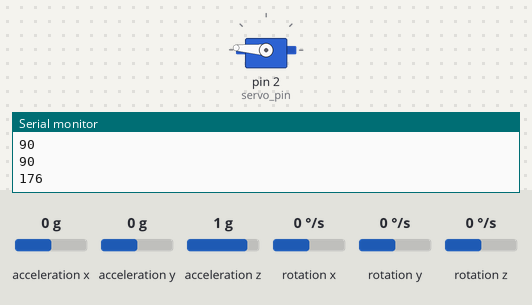
This sketch was run on a simulated Arduino Uno, built with avr-gcc and run on an emulated ATmega328P. Shown: servo, the last lines printed to the serial monitor. The inputs (shaded band) are chosen by the test bench; at power-on: acceleration z 1 g, acceleration x 0 g, acceleration y 0 g, rotation x 0 °/s, rotation y 0 °/s, rotation z 0 °/s.

Above: at 3.2 s.
3.3 s: acceleration z set to -1.4 g
At 3.9 s:
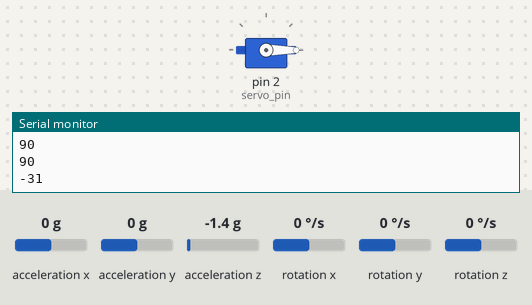
4.9 s: acceleration z set to -0.8 g
At 5.3 s:
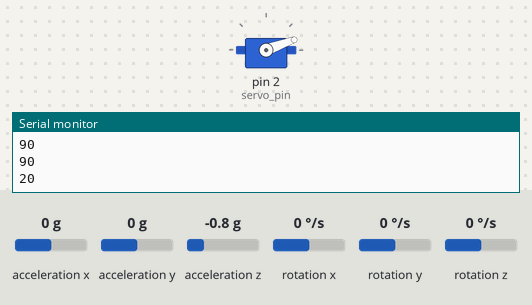
6.4 s: acceleration z set to 0.8 g
At 7.7 s:
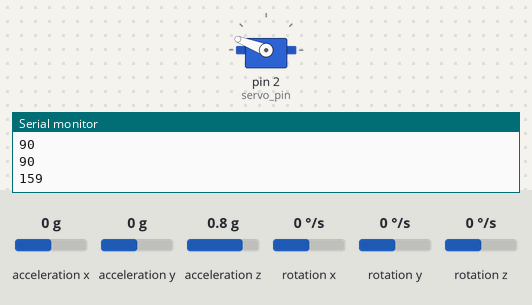
8.0 s: acceleration z set to 1.4 g
At 9.3 s:
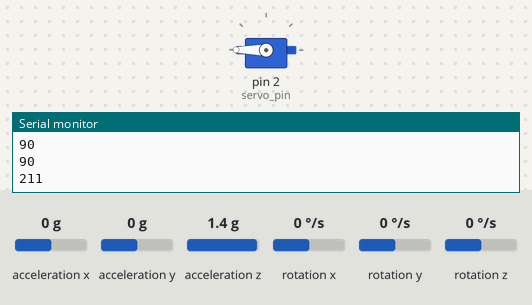
9.6 s: acceleration z set to 0 g
At 10.7 s:
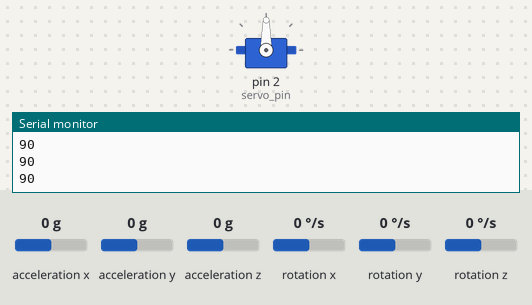
Timing chart, 0 to 12.1 s (numbered marks = the images above; inputs shaded):
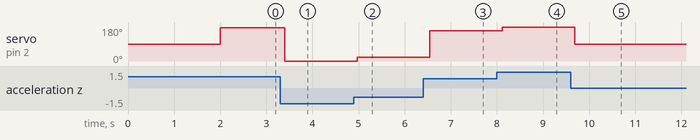

The sketch:

src.ino
```cpp
// Code

// Connections:

// Arduino UNO to MPU6050 motion sensor
// Vcc - Vcc
// GND - GND
// A5 - SCL
// A4 - SDA

// SG90 Servo Motor - Arduino UNO
// VCC - 5V
// SIG - D2
// GND - GND

#include <Wire.h>
#include <MPU6050.h>
#include <Servo.h>

Servo sg90;
int servo_pin = 2;
MPU6050 sensor;
int16_t ax, ay, az;
int16_t gx, gy, gz;

void setup()
{
  sg90.attach(servo_pin);
  Wire.begin();
  Serial.begin(9600);
  Serial.println("Initializing the sensor");
  sensor.initialize();
  Serial.println(sensor.testConnection() ? "Successfully Connected" : "Connection failed");
  delay(1000);
  Serial.println("Taking Values from the sensor");
  delay(1000);
}

void loop()
{
  sensor.getMotion6(&ax, &ay, &az, &gx, &gy, &gz);
  ax = map(ax, -17000, 17000, 0, 180);
  Serial.println(ax);
  sg90.write(ax);
  ay = map(ay, -17000, 17000, 0, 180);
  Serial.println(ay);
  sg90.write(ay);
  az = map(az, -17000, 17000, 0, 180);
  Serial.println(az);
  sg90.write(az);
  delay(170);
}
```

Measured:
- after the input at 3.3 s, servo on pin 2 (servo_pin): 176° → 0° after 0.10 s
- after the input at 4.9 s, servo on pin 2 (servo_pin): 0° → 20° after 0.08 s
- after the input at 6.4 s, servo on pin 2 (servo_pin): 20° → 159° after 0.15 s
- after the input at 8.0 s, servo on pin 2 (servo_pin): 159° → 180° after 0.12 s
- after the input at 9.6 s, servo on pin 2 (servo_pin): 180° → 90° after 0.09 s
